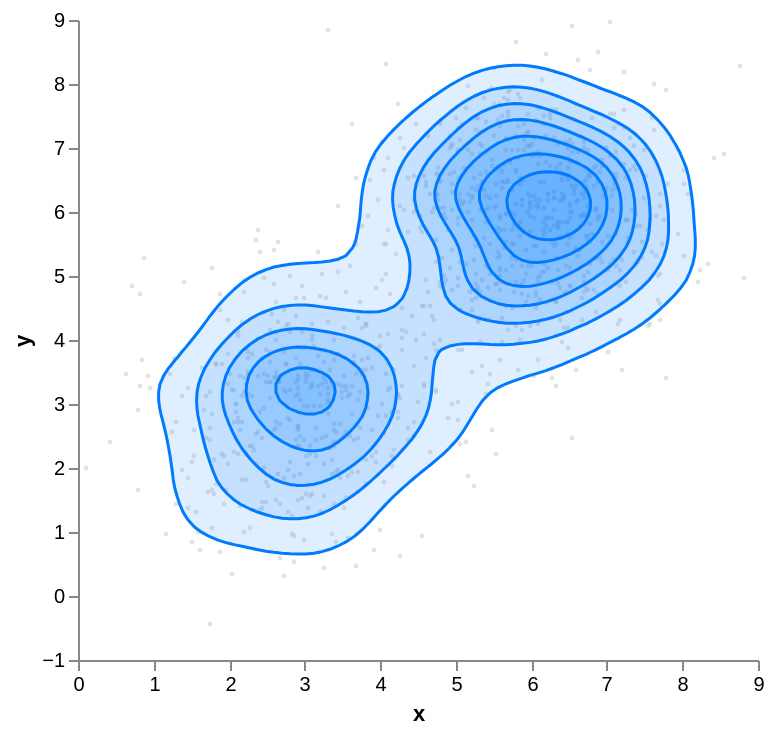

Write a Vega-Lite specification for this figure.
### Vega specification from a JSON file in a GitHub repository (floating-point values rounded to 4 significant figures; data arrays with more than 128 entries replaced by an {"elided": "..."} marker saying what was removed)
{"$schema": "https://vega.github.io/schema/vega/v5.json", "width": 340, "height": 320, "padding": 5, "autosize": "pad", "background": "white", "data": [{"name": "source", "values": {"elided": "1000 records"}}, {"name": "density", "source": "source", "transform": [{"type": "kde2d", "size": [{"signal": "width"}, {"signal": "height"}], "x": {"expr": "scale('x', datum.x)"}, "y": {"expr": "scale('y', datum.y)"}, "bandwidth": [-1, -1], "cellSize": 4}]}, {"name": "contours", "source": "density", "transform": [{"type": "isocontour", "field": "grid", "levels": 7}]}], "scales": [{"name": "x", "type": "linear", "round": true, "nice": true, "zero": false, "domain": {"data": "source", "field": "x"}, "range": "width"}, {"name": "y", "type": "linear", "round": true, "nice": true, "zero": false, "domain": {"data": "source", "field": "y"}, "range": "height"}], "axes": [{"scale": "x", "orient": "bottom", "title": "x", "grid": false}, {"scale": "y", "orient": "left", "title": "y", "grid": false}], "marks": [{"type": "symbol", "from": {"data": "source"}, "encode": {"enter": {"x": {"scale": "x", "field": "x"}, "y": {"scale": "y", "field": "y"}, "size": {"value": 6}, "fill": {"value": "#C7C7CC"}, "fillOpacity": {"value": 0.5}}}}, {"type": "path", "from": {"data": "contours"}, "encode": {"enter": {"stroke": {"value": "#007AFF"}, "strokeWidth": {"value": 1.5}, "fill": {"value": "#007AFF"}, "fillOpacity": {"value": 0.12}}}, "transform": [{"type": "geopath", "field": "datum.contour"}]}]}
